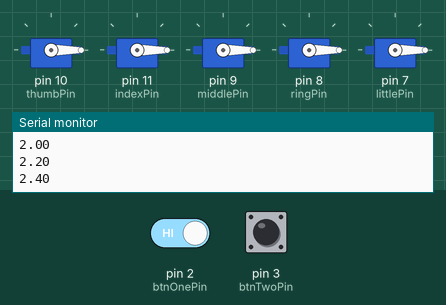
A sketch run on a simulated Arduino Uno, built with avr-gcc and run on an emulated ATmega328P. On the bench: 5 × servo, the last lines printed to the serial monitor. Inputs (shaded band) come from the test bench; at power-on: pin 2 (btnOnePin) HIGH, pin 3 (btnTwoPin) HIGH.

Above: at 1.2 s.
1.3 s: pin 2 (btnOnePin) driven LOW
At 8.6 s:
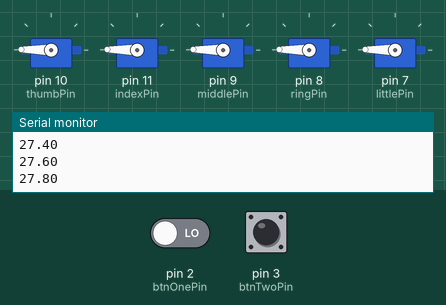
Timing chart, 0 to 10.1 s (numbered marks = the images above; inputs shaded):
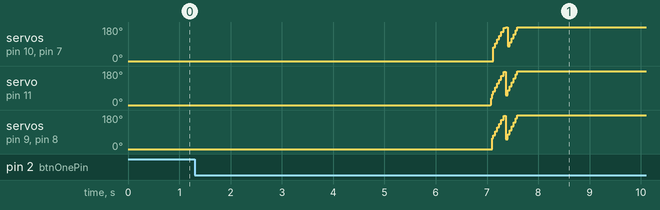

The sketch:

ArtificialHand.ino
```cpp
#include<Servo.h>

Servo thumbMotor, indexMotor, middleMotor, ringMotor, littleMotor;
int thumbPin=10, indexPin=11, middlePin=9, ringPin=8, littlePin=7;
Servo motor_list[5] = {thumbMotor, indexMotor, middleMotor, ringMotor, littleMotor};
byte motor_angle_list[5] = {70, 0, 50, 40, 70};
int motor_pin_list[5]={thumbPin, indexPin, middlePin, ringPin, littlePin};

bool motionFlag = false;

int btnOnePin=2, btnTwoPin=3;
int BTN_PRESSED=0, BTN_UNPRESSED=1;
int pos = 0;
/*
 Name:		ArtificialHand.ino
 Created:	2019-11-19 ~
 Author:	10304 김민준
*/

// the setup function runs once when you press reset or power the board
void setup() {
  /*
   5개 서보 가로 폭 100.7mm
   볼트 홈 아래 ~ 서보모터 아래 24mm
   */
  for(int i=0;i<5;i++){
    motor_list[i].attach(motor_pin_list[i]);
    motor_list[i].write(0);
    delay(15);
  }

  /*
   택트 스위치는 아두이노에서 digitalRead() 함수로 읽어올 때 오작동이 생기는 것을 방지하기 위해 PULL_UP 저항을 사용하며, pinMode() 함수로 설정해줄 때 INPUT_PULLUP 으로 설정해준다.
   택트 스위치가 눌렸을때 digitalRead()값은 0이고, 눌리지 않았을 때의 digitalRead()의
  */
  pinMode(btnOnePin, INPUT_PULLUP);
  pinMode(btnTwoPin, INPUT_PULLUP);

	Serial.begin(9600);
}

// the loop function runs over and over again until power down or reset
void loop() {
  delay(1000);
  byte btnAvailable[] = {digitalRead(btnOnePin), digitalRead(btnTwoPin)};
  if(btnAvailable[0] == BTN_PRESSED && btnAvailable[1] == BTN_UNPRESSED&&!motionFlag){
    Serial.println("[Hand Mode] FIST");
    motionFlag = true;
    moveHand_fist();
  }
  else if(btnAvailable[0] == BTN_UNPRESSED && btnAvailable[1] == BTN_PRESSED&&!motionFlag){
    Serial.println("[Hand Mode] COUNT");
    motionFlag = true;
    moveHand_count();
  }
  else if (btnAvailable[0] == BTN_PRESSED && btnAvailable[1] == BTN_PRESSED&&!motionFlag){
    Serial.println("[Hand Mode] MODE 3");
    motionFlag = true;

  }
  else if(btnAvailable[0] == BTN_UNPRESSED && btnAvailable[1] == BTN_UNPRESSED){
    Serial.println("[Hand Mode] UNPRESSED");
    motionFlag = false;
  }
	Serial.println("Motor Loop Begins");

  for(double deg=0;deg<70;deg+=0.2){
    Serial.println(deg);
    //thumbMotor.write(deg);
    indexMotor.write(deg);
    middleMotor.write(deg);
    ringMotor.write(deg);
    littleMotor.write(deg);
  }
  for(double deg=70;deg>=0;deg-=0.2){
    Serial.println(deg);
    //thumbMotor.write(deg);
    indexMotor.write(deg);
    middleMotor.write(deg);
    ringMotor.write(deg);
    littleMotor.write(deg);
  }

	Serial.println("Motor Loop Ends");
}

void moveHand_fist(){
  Serial.println("Motion : <Fist> has started.");
  for(float deg=0;deg<180;deg+=0.2f){
    if(motor_angle_list[0]<=deg){
      motor_list[0].write(deg);
    }
    if(motor_angle_list[1]<=deg){
      motor_list[1].write(deg);
    }
    if(motor_angle_list[2]<=deg){
      motor_list[2].write(deg);
    }
    if(motor_angle_list[3]<=deg){
      motor_list[3].write(deg);
    }
    if(motor_angle_list[4]<=deg){
      motor_list[4].write(deg);
    }
  }
  for(float deg=0;deg<180;deg+=0.2f){
    if(motor_angle_list[0]<=deg){
      motor_list[0].write(deg);
    }
    if(motor_angle_list[1]<=deg){
      motor_list[1].write(deg);
    }
    if(motor_angle_list[2]<=deg){
      motor_list[2].write(deg);
    }
    if(motor_angle_list[3]<=deg){
      motor_list[3].write(deg);
    }
    if(motor_angle_list[4]<=deg){
      motor_list[4].write(deg);
    }
  }
  Serial.println("Motion : <Fist> has ended.");
  motionFlag==false;
}

void moveHand_count(){
 Serial.println("Motion : <Counting Numbers> has started.");
  for(int i=0;i<5;i++){
    for(float deg=0;deg<motor_angle_list[i];deg+=0.2f){
      motor_list[i].write(deg);
    }
  }
  for(int i=0;i<5;i++){
    for(float deg=motor_angle_list[4-i];deg>0;deg-=0.2f){
      motor_list[i].write(deg);
    }
  }
 Serial.println("Motion : <Counting Numbers> has ended.");
  motionFlag==false;
}

void servo_angle_debugger(Servo motor, int num){
  for(int deg = 0; deg <180; deg+=num){
    Serial.print("Starting Motor Test");
    Serial.print(" servo degree : ");
    Serial.println(deg);

    motor.write(deg);
    delay(20);
    Serial.println("Do you want to quit debugging? Y/N : ");
    delay(1000);
    char cmd = Serial.read();
    if(cmd == 'y'){
      Serial.print("Servor Motor [");
      Serial.print("] debugging ended. Final result : ");
      Serial.println(deg);
      return;
    }
    else{
      continue;
    }
    delay(1000);
  }
  Serial.print("Servor Motor [");
  Serial.print("] debugging ended. Final result : ");
  Serial.println(180);
}
```
